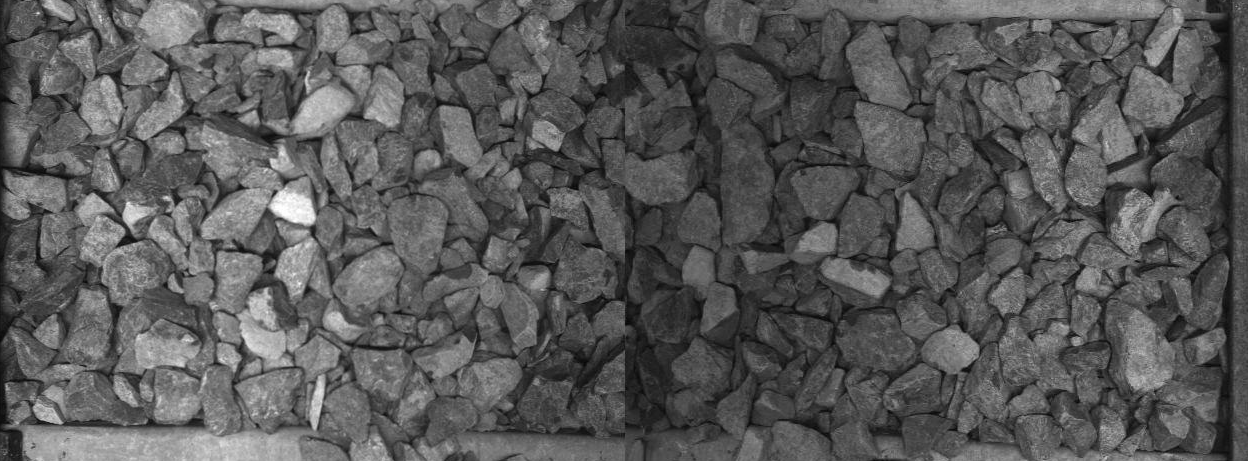
#> input picture zetica_data/cribimages/crib_0000000_0000000_974_1435.png, 1248 x 461 px, given as the content of the folder ../mud/Output/Cribs/Run_354, which was not available
$ python test_zetica_parallel.py
#> lines starting #> are read from the running program, lines starting #| are printed output that depends on the picture; pictures that were not available may be replaced by others from this repository, and a replacement may not be noted
### test_zetica.py
# -*- coding: utf-8 -*-
"""
Created on Mon Feb 14 15:57:04 2022

@author: zhangq
"""

import numpy as np
import matplotlib.pyplot as plt
import scipy.linalg as li
from imageio import imread
import pywt
from skimage.restoration import denoise_wavelet, estimate_sigma
import glob
import scipy.ndimage as ni
from datetime import datetime

# [44 lines left out: function quadratic_surfacefit_mask, not called in this run]

def rescale(data, rng):
    """
    rescales an input dat between mn and mx
    """
    datamin = min(data.flatten())
    datamax = max(data.flatten())
    return (rng[1] - rng[0]) * (data - datamin) / (datamax - datamin) + rng[0]

'''the maximum scale (grain size) considered by the wavelet is the horizontal width dimension divided by this number
so if your image is 1000 pixels wide and maxscale=4, only grains up to 1000/4 = 250 pixels are considered'''
# [43 lines left out: function calculate_PSD_buscombe, not called in this run]

'''the maximum scale (grain size) considered by the wavelet is the horizontal width dimension divided by this number
so if your image is 1000 pixels wide and maxscale=4, only grains up to 1000/4 = 250 pixels are considered'''
def calculate_PSD(im, maxscale):
    '''Remove background'''
    # mask = np.array([[True] * N] * M)
    # bkg, mse, coefs = quadratic_surfacefit_mask(im, mask)
    # im -= bkg

    '''Denoise the image'''
    sigma_est = estimate_sigma(im, channel_axis = None, average_sigmas = True)
    denoisedImg = denoise_wavelet(im, channel_axis = None, rescale_sigma = True, method = 'VisuShrink', mode = 'soft', sigma=sigma_est * 2)

    #Why do we need to do this???
    denoisedImg = rescale(denoisedImg, [0, 255])

    '''Calculate the wavelet coefficients'''
    cfs, frequencies = pywt.cwt(denoisedImg, np.arange(1, maxscale),  'morl')

    '''Calculate the wavelength'''
    wavelengths = 1.0 / frequencies

    '''Calculate the PSD'''
    M, N = np.shape(im)
    psd = (cfs / np.array([[wavelengths] * M] * N).T) **2

    '''Average the psd over columns'''
    averagePSD1 = np.mean(psd, axis = 2)

    '''Average the psd over rows'''
    #'''Choose 100 rows from the image'''
    #rows = np.linspace(0, M - 1, 100).astype('int')
    averagePSD = np.mean(averagePSD1, axis = 1)

    '''Plot the wavelet transform'''
    # [20 lines of commented-out code are left out]

    '''Plot the average PSD'''
    # [9 lines of commented-out code are left out]

    '''Normalise the PSD'''
    averagePSD = averagePSD / np.sum(averagePSD)
    return wavelengths, averagePSD

# [30 lines left out: function enhance_image_quality, not called in this run]

#====================================
# [51 lines that do not run on import are left out]


### test_zetica_parallel.py
# -*- coding: utf-8 -*-
"""
Created on Wed Aug 24 16:17:00 2022

@author: zhangq
"""
import numpy as np
import matplotlib.pyplot as plt

from test_zetica import calculate_PSD, enhance_image_quality
from imageio import imread
from glob import glob

import multiprocessing as mp
import tqdm

def calculate_mean_size(fn):
    maxscale = 80
    im = imread(fn)
    # im = enhance_image_quality(im)

    wavelengths, psd = calculate_PSD(im.astype('double'), maxscale)
    meansize = np.sum(psd * wavelengths)
    return meansize

def image_height(fn):
    return len(imread(fn))

def enhance_im_quality(fn):
    im0 = imread(fn)
    im1 = enhance_image_quality(im0)
    return im1

if __name__ == '__main__':
    fns = glob('..\\mud\\Output\\Cribs\\Run_354\\*.png')

    mp.freeze_support()
    pool = mp.Pool(mp.cpu_count())

    heights = []
    for height in tqdm.tqdm(pool.imap(image_height, fns), total = len(fns)):
        heights.append(height)
#> after the loop, heights = [461]
    heights = np.array(heights)
    fns = np.array(fns)
    short_fns = fns[np.logical_and(heights > 300, heights < 500)]
    meansizes = []
    for meansize in tqdm.tqdm(pool.imap(calculate_mean_size, short_fns), total = len(short_fns)):
#> in calculate_mean_size, `maxscale = 80`: maxscale = 80
#> in calculate_PSD, `sigma_est = estimate_sigma(im, channel_axis = None, average_sigmas = T..`: sigma_est = 1.94
#> in rescale, `datamin = min(data.flatten())`: datamin = 17.77
#> in rescale, `datamax = max(data.flatten())`: datamax = 252.6
#> in calculate_PSD, `denoisedImg = rescale(denoisedImg, [0, 255])`:
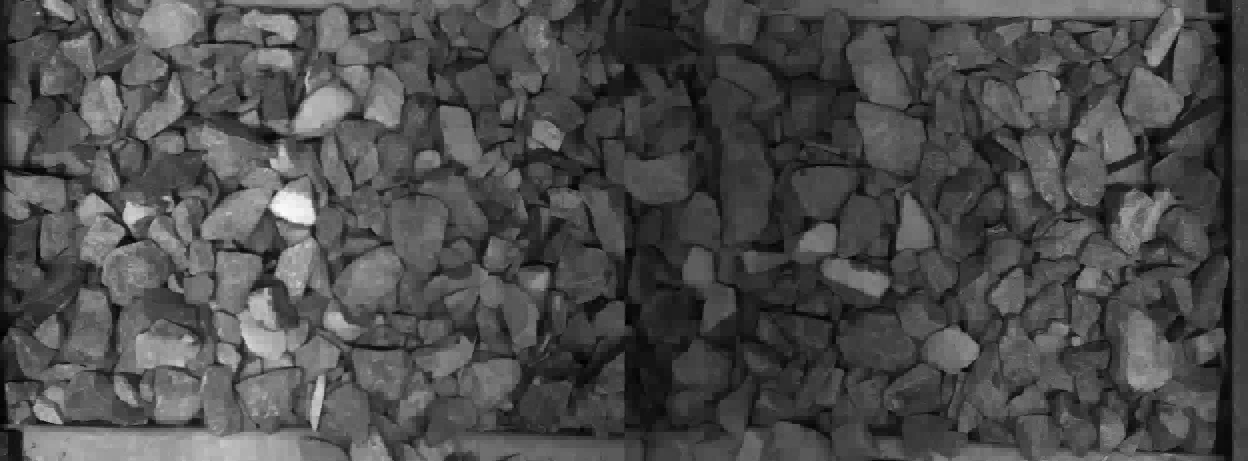
#> denoisedImg: shape (461, 1248) float64; min 0, max 255, mean 77.1
#> in calculate_PSD, `M, N = np.shape(im)`: M = 461; N = 1248
#> in calculate_PSD, `averagePSD1 = np.mean(psd, axis = 2)`:
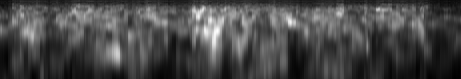
#> averagePSD1: shape (79, 461) float64; min 0.301, max 7, mean 2.2; drawn with min black and max white
#> in calculate_mean_size, `meansize = np.sum(psd * wavelengths)`: meansize = 43.25
        meansizes.append(meansize)
#> this loop made 1 pass
#> after the loop, meansizes = [43.25]
    pool.close()

    f = open('meansizes_full.csv', 'w')
    f.write('Filename,Meansize(mm)\n')
    for short_fn, meansize in zip(short_fns, meansizes):
        ss = short_fn[short_fn.rfind('\\') + 1:]
        f.write('%s,%.2f\n' % (ss, meansize))
    f.close()

    plt.plot(meansizes)
    plt.grid(True)
    plt.show()
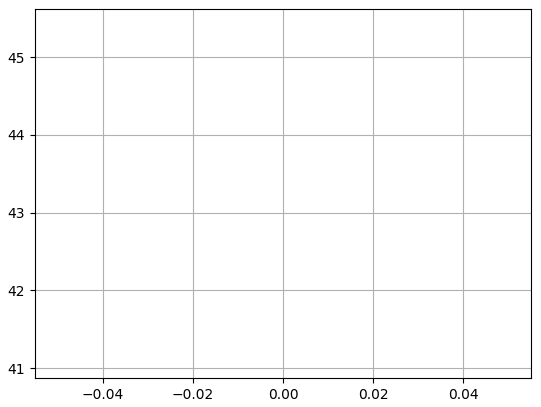
#> figure drawn by matplotlib, 1 panel

$ run again, on zetica_data/cribimages/crib_0000059_0000059_118708_119155.png
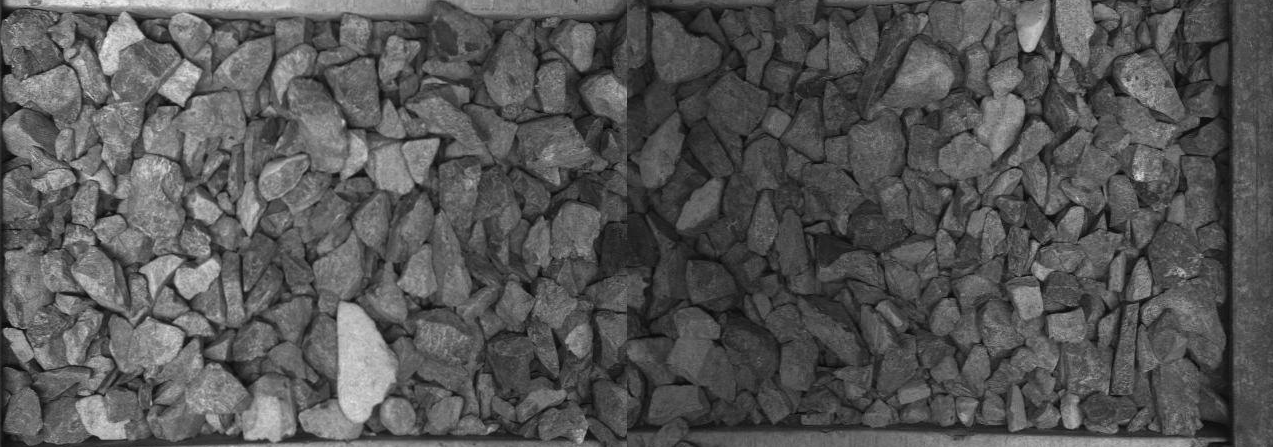
#> input picture zetica_data/cribimages/crib_0000059_0000059_118708_119155.png, 1273 x 447 px, given as the content of the folder ../mud/Output/Cribs/Run_354, which was not available
#> after the loop `for height in tqdm.tqdm(pool.imap(image_height, fns), total = len(fns)):`: heights = [447]
#> maxscale = 80
#> sigma_est = 1.69
#> datamin = 13.73
#> datamax = 225.7
#> M = 447; N = 1273
#> in calculate_PSD, `averagePSD1 = np.mean(psd, axis = 2)`:
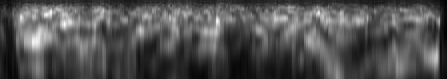
#> averagePSD1: shape (79, 447) float64; min 0.29, max 7.99, mean 2.75; drawn with min black and max white
#> in calculate_mean_size, `meansize = np.sum(psd * wavelengths)`: meansize = 44.22
#> the loop `for meansize in tqdm.tqdm(pool.imap(calculate_mean_size, short_fns), t..` made 1 pass
#> meansize on pass 1: 44.22
#> after the loop `for meansize in tqdm.tqdm(pool.imap(calculate_mean_size, short_fns), t..`: meansizes = [44.22]
#> the loop `for short_fn, meansize in zip(short_fns, meansizes):` made 1 pass
#> `plt.show()`:
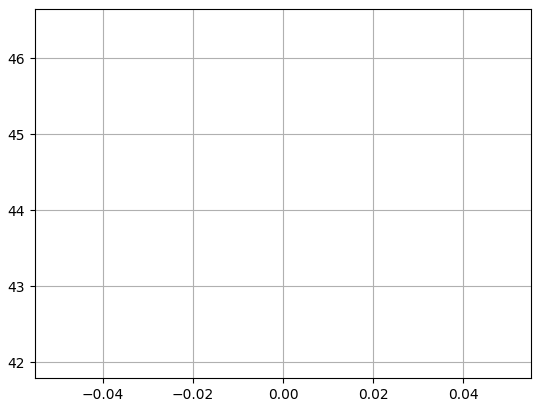
#> figure drawn by matplotlib, 1 panel

$ run again, on zetica_data/cribimages/crib_0000206_0000206_413557_413973.png
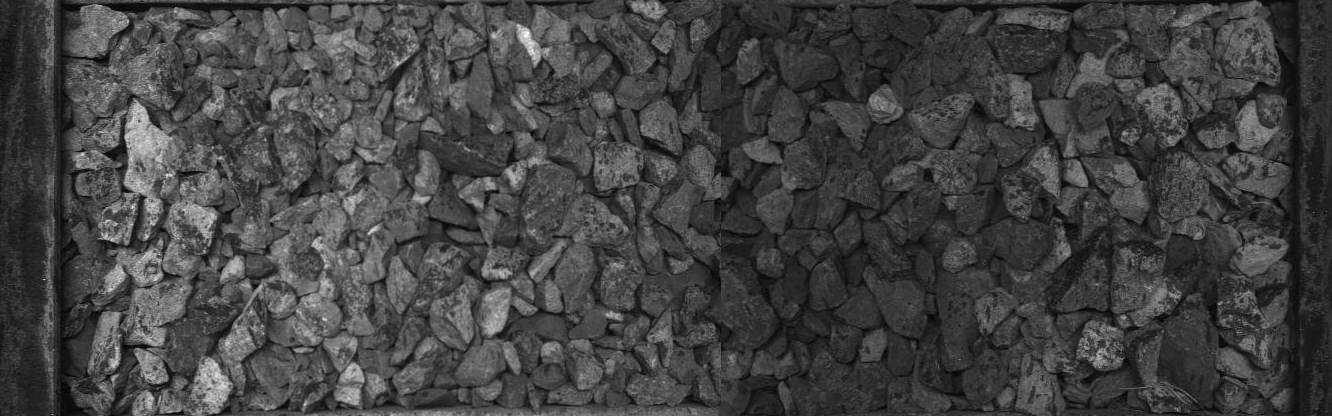
#> input picture zetica_data/cribimages/crib_0000206_0000206_413557_413973.png, 1332 x 416 px, given as the content of the folder ../mud/Output/Cribs/Run_354, which was not available
#> after the loop `for height in tqdm.tqdm(pool.imap(image_height, fns), total = len(fns)):`: heights = [416]
#> maxscale = 80
#> sigma_est = 1.96
#> datamin = 8.72
#> datamax = 231.2
#> M = 416; N = 1332
#> in calculate_PSD, `averagePSD1 = np.mean(psd, axis = 2)`:
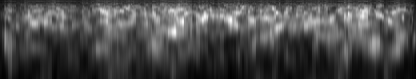
#> averagePSD1: shape (79, 416) float64; min 0.202, max 5.9, mean 1.88; drawn with min black and max white
#> in calculate_mean_size, `meansize = np.sum(psd * wavelengths)`: meansize = 39.33
#> the loop `for meansize in tqdm.tqdm(pool.imap(calculate_mean_size, short_fns), t..` made 1 pass
#> meansize on pass 1: 39.33
#> after the loop `for meansize in tqdm.tqdm(pool.imap(calculate_mean_size, short_fns), t..`: meansizes = [39.33]
#> the loop `for short_fn, meansize in zip(short_fns, meansizes):` made 1 pass
#> `plt.show()`:
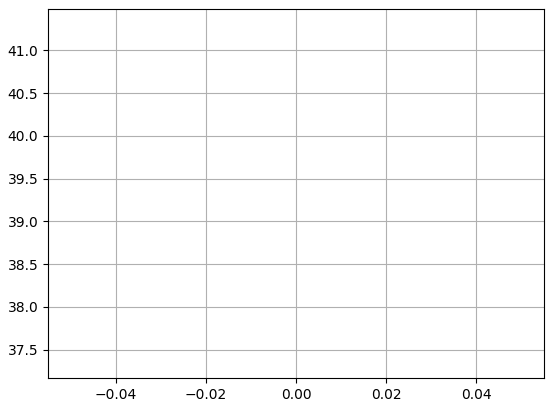
#> figure drawn by matplotlib, 1 panel

$ run again, on zetica_data/cribimages/crib_0004943_0004943_9887118_9887493.png
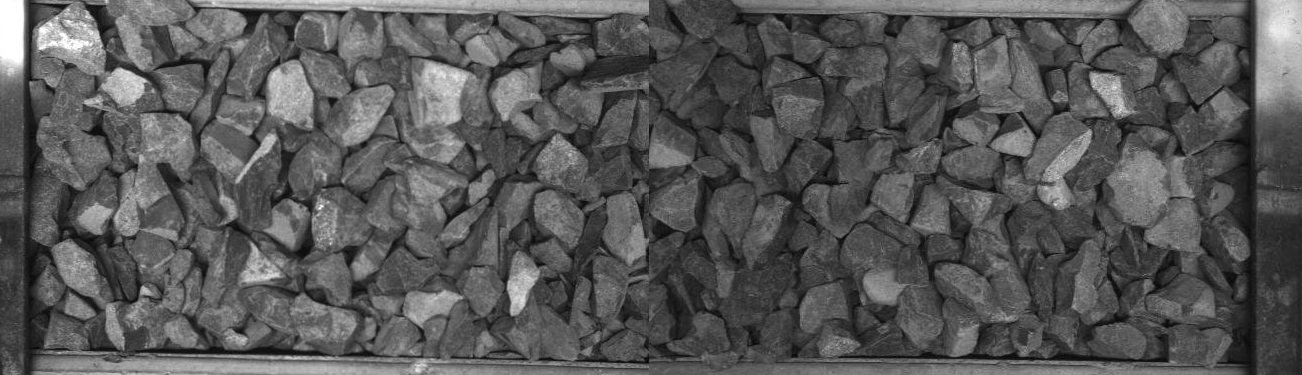
#> input picture zetica_data/cribimages/crib_0004943_0004943_9887118_9887493.png, 1302 x 375 px, given as the content of the folder ../mud/Output/Cribs/Run_354, which was not available
#> after the loop `for height in tqdm.tqdm(pool.imap(image_height, fns), total = len(fns)):`: heights = [375]
#> maxscale = 80
#> sigma_est = 1.59
#> datamin = 14.42
#> datamax = 255.4
#> M = 375; N = 1302
#> in calculate_PSD, `averagePSD1 = np.mean(psd, axis = 2)`:
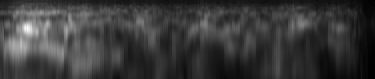
#> averagePSD1: shape (79, 375) float64; min 0.0757, max 11.91, mean 2.78; drawn with min black and max white
#> in calculate_mean_size, `meansize = np.sum(psd * wavelengths)`: meansize = 46.71
#> the loop `for meansize in tqdm.tqdm(pool.imap(calculate_mean_size, short_fns), t..` made 1 pass
#> meansize on pass 1: 46.71
#> after the loop `for meansize in tqdm.tqdm(pool.imap(calculate_mean_size, short_fns), t..`: meansizes = [46.71]
#> the loop `for short_fn, meansize in zip(short_fns, meansizes):` made 1 pass
#> `plt.show()`:
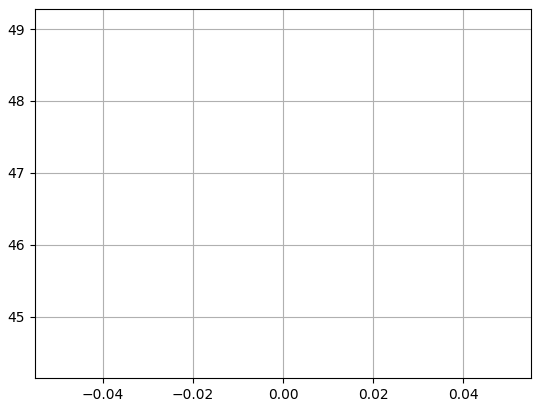
#> figure drawn by matplotlib, 1 panel
